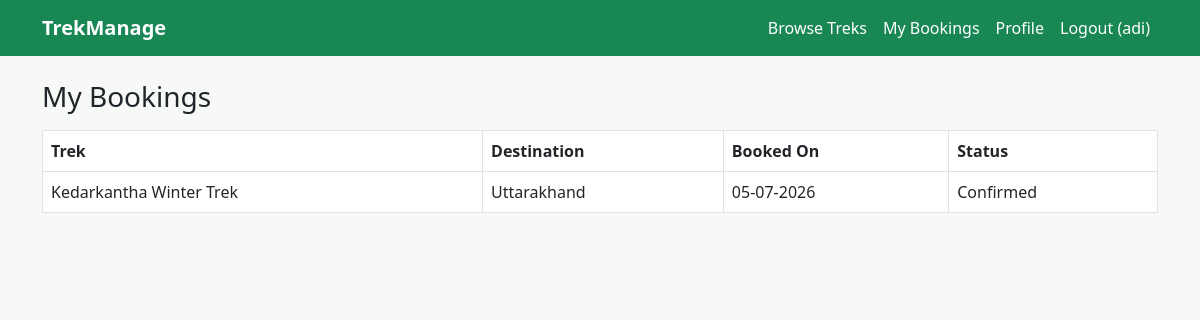
/my-bookings (signed in), run on the app's committed database.
### models.py (models this page shows)
class User(db.Model, UserMixin):
    id = db.Column(db.Integer, primary_key=True)
    full_name = db.Column(db.String(100), nullable=False)
    email = db.Column(db.String(120), unique=True, nullable=False)
    password_hash = db.Column(db.String(200), nullable=False)
    phone_number = db.Column(db.String(20))
    role = db.Column(db.String(20), nullable=False)
    approval_status = db.Column(db.String(20), default="approved")
    blacklist_status = db.Column(db.Boolean, default=False)
    treks_guided = db.relationship("Trek", backref="guide", lazy=True)
    bookings = db.relationship("Booking", backref="trekker", lazy=True)

class Booking(db.Model):
    id = db.Column(db.Integer, primary_key=True)
    trekker_id = db.Column(db.Integer, db.ForeignKey("user.id"), nullable=False)
    trek_id = db.Column(db.Integer, db.ForeignKey("trek.id"), nullable=False)
    booked_on = db.Column(db.DateTime, default=datetime.utcnow)
    booking_status = db.Column(db.String(20), default="Confirmed")

class Trek(db.Model):
    id = db.Column(db.Integer, primary_key=True)
    trek_title = db.Column(db.String(120), nullable=False)
    destination = db.Column(db.String(120), nullable=False)
    difficulty_level = db.Column(db.String(20), nullable=False)
    duration_days = db.Column(db.Integer, nullable=False)
    start_date = db.Column(db.Date, nullable=False)
    end_date = db.Column(db.Date, nullable=False)
    remaining_slots = db.Column(db.Integer, nullable=False)
    current_status = db.Column(db.String(20), default="Open")
    description = db.Column(db.Text)
    guide_id = db.Column(db.Integer, db.ForeignKey("user.id"))
    bookings = db.relationship("Booking", backref="trek", lazy=True)

### routes/trekker_routes.py (the view)
@trekker_blueprint.route("/my-bookings")
@login_required
@trekker_only
def my_bookings():
    bookings = Booking.query.filter_by(trekker_id=current_user.id).all()
    return render_template("trekker/my_bookings.html", bookings=bookings)

### app.py (called while the page is built)
@login_manager.user_loader
def load_user(user_id):
    return User.query.get(int(user_id))

### routes/trekker_routes.py (called while the page is built)
def trekker_only(view_function):
    @wraps(view_function)
    def wrapper(*args, **kwargs):
        if not current_user.is_authenticated or current_user.role != "trekker":
            flash("Please log in as a trekker to continue.")
            return redirect(url_for("auth.login"))
        return view_function(*args, **kwargs)
    return wrapper

### templates/trekker/my_bookings.html
{% extends "base.html" %}
{% block content %}
<h3 class="mb-3">My Bookings</h3>
<table class="table table-bordered bg-white">
    <thead>
        <tr>
            <th>Trek</th>
            <th>Destination</th>
            <th>Booked On</th>
            <th>Status</th>
        </tr>
    </thead>
    <tbody>
        {% for booking in bookings %}
        <tr>
            <td>{{ booking.trek.trek_title }}</td>
            <td>{{ booking.trek.destination }}</td>
            <td>{{ booking.booked_on.strftime('%d-%m-%Y') }}</td>
            <td>{{ booking.booking_status }}</td>
        </tr>
        {% else %}
        <tr><td colspan="4">You have not booked any treks yet.</td></tr>
        {% endfor %}
    </tbody>
</table>
{% endblock %}

### templates/base.html (shortened to what this page needs)
<!DOCTYPE html>
<html lang="en">
<head>
    <link href="https://cdn.jsdelivr.net/npm/bootstrap@5.3.0/dist/css/bootstrap.min.css" rel="stylesheet">
    <link href="{{ url_for('static', filename='css/style.css') }}" rel="stylesheet">
</head>
<body>
    <nav class="navbar navbar-expand-lg navbar-dark bg-success">
        <div class="container">
            <a class="navbar-brand" href="{{ url_for('trekker.browse_treks') }}">TrekManage</a>
            <div class="navbar-nav ms-auto">
                {% if current_user.is_authenticated %}
                    {% if current_user.role == 'admin' %}
                        <a class="nav-link text-white" href="{{ url_for('admin.dashboard') }}">Admin Dashboard</a>
                    {% elif current_user.role == 'staff' %}
                        <a class="nav-link text-white" href="{{ url_for('staff.dashboard') }}">Staff Dashboard</a>
                    {% else %}
                        <a class="nav-link text-white" href="{{ url_for('trekker.browse_treks') }}">Browse Treks</a>
                        <a class="nav-link text-white" href="{{ url_for('trekker.my_bookings') }}">My Bookings</a>
                        <a class="nav-link text-white" href="{{ url_for('trekker.edit_profile') }}">Profile</a>
                    {% endif %}
                    <a class="nav-link text-white" href="{{ url_for('auth.logout') }}">Logout ({{ current_user.full_name }})</a>
                {% else %}
                    <a class="nav-link text-white" href="{{ url_for('auth.login') }}">Login</a>
                    <a class="nav-link text-white" href="{{ url_for('auth.register') }}">Register</a>
                {% endif %}
            </div>
        </div>
    </nav>
    <div class="container mt-4">
        {% block content %}{% endblock %}
    </div>
</body>
</html>

### static/css/style.css (style rules this page uses)
body { background-color: #f7f9f7; }
.navbar-brand { font-weight: bold; }

### data on the page
User: full_name "adi"
Booking: trek.trek_title "Kedarkantha Winter Trek", trek.destination "Uttarakhand", booked_on "05-07-2026", booking_status "Confirmed"
